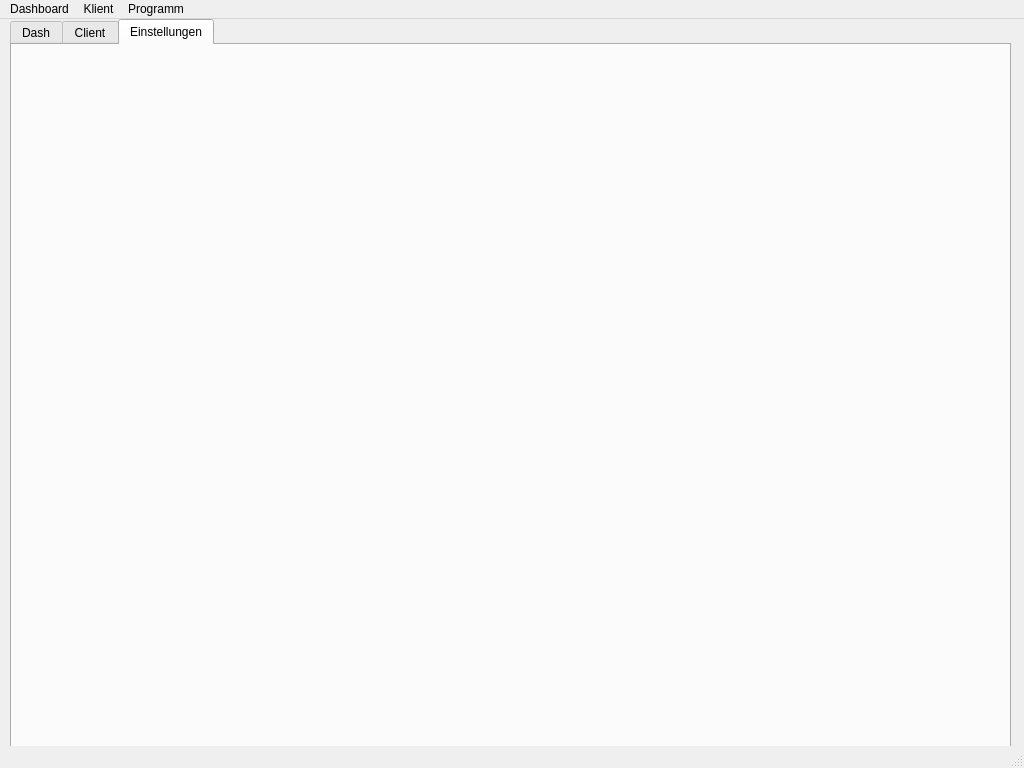
<?xml version="1.0" encoding="UTF-8"?>
<ui version="4.0">
 <class>MainWindow</class>
 <widget class="QMainWindow" name="MainWindow">
  <property name="geometry">
   <rect>
    <x>0</x>
    <y>0</y>
    <width>1024</width>
    <height>768</height>
   </rect>
  </property>
  <property name="minimumSize">
   <size>
    <width>1024</width>
    <height>768</height>
   </size>
  </property>
  <property name="windowTitle">
   <string>fameoucrazy</string>
  </property>
  <property name="toolTip">
   <string>fameoucrazy - a program to deal with your familys bureoucracy craziness</string>
  </property>
  <property name="iconSize">
   <size>
    <width>48</width>
    <height>48</height>
   </size>
  </property>
  <widget class="QWidget" name="centralwidget">
   <property name="toolTip">
    <string/>
   </property>
   <widget class="QTabWidget" name="central_tab">
    <property name="geometry">
     <rect>
      <x>10</x>
      <y>0</y>
      <width>1001</width>
      <height>871</height>
     </rect>
    </property>
    <property name="currentIndex">
     <number>2</number>
    </property>
    <widget class="QWidget" name="dasboard_tab">
     <attribute name="title">
      <string>Dash</string>
     </attribute>
    </widget>
    <widget class="QWidget" name="client_tab">
     <attribute name="title">
      <string>Client</string>
     </attribute>
    </widget>
    <widget class="QWidget" name="settings_tab">
     <attribute name="title">
      <string>Einstellungen</string>
     </attribute>
    </widget>
   </widget>
  </widget>
  <widget class="QStatusBar" name="statusbar"/>
  <widget class="QMenuBar" name="menubar">
   <property name="geometry">
    <rect>
     <x>0</x>
     <y>0</y>
     <width>1024</width>
     <height>24</height>
    </rect>
   </property>
   <widget class="QMenu" name="menuDashboard">
    <property name="title">
     <string>Dashboard</string>
    </property>
    <addaction name="actionStartseite"/>
   </widget>
   <widget class="QMenu" name="menuKlient">
    <property name="title">
     <string>Klient</string>
    </property>
    <addaction name="actionDaten"/>
    <addaction name="actionBetreuungsumfang"/>
    <addaction name="actionBeziehungen"/>
    <addaction name="actionJournal"/>
    <addaction name="actionSchriftverkehr"/>
   </widget>
   <widget class="QMenu" name="menuProgramm">
    <property name="title">
     <string>Programm</string>
    </property>
    <addaction name="action_about"/>
    <addaction name="actionHilfe"/>
    <addaction name="actionUpdate"/>
    <addaction name="separator"/>
    <addaction name="actionExit"/>
    <addaction name="separator"/>
    <addaction name="actionGrundeinstellungen"/>
    <addaction name="actionDaten_Beziehungen"/>
   </widget>
   <addaction name="menuDashboard"/>
   <addaction name="menuKlient"/>
   <addaction name="menuProgramm"/>
  </widget>
  <action name="action_about">
   <property name="icon">
    <iconset theme="dialog-information"/>
   </property>
   <property name="text">
    <string>über</string>
   </property>
   <property name="toolTip">
    <string>über</string>
   </property>
   <property name="shortcut">
    <string>Ctrl+A</string>
   </property>
   <property name="menuRole">
    <enum>QAction::MenuRole::AboutRole</enum>
   </property>
  </action>
  <action name="actionHilfe">
   <property name="icon">
    <iconset theme="QIcon::ThemeIcon::HelpFaq"/>
   </property>
   <property name="text">
    <string>Hilfe</string>
   </property>
   <property name="shortcut">
    <string>Ctrl+H</string>
   </property>
   <property name="menuRole">
    <enum>QAction::MenuRole::ApplicationSpecificRole</enum>
   </property>
  </action>
  <action name="actionUpdate">
   <property name="icon">
    <iconset theme="QIcon::ThemeIcon::SoftwareUpdateAvailable"/>
   </property>
   <property name="text">
    <string>Update</string>
   </property>
  </action>
  <action name="actionExit">
   <property name="icon">
    <iconset theme="QIcon::ThemeIcon::ApplicationExit"/>
   </property>
   <property name="text">
    <string>Exit</string>
   </property>
   <property name="toolTip">
    <string>Programm beenden</string>
   </property>
   <property name="shortcut">
    <string>Ctrl+E</string>
   </property>
   <property name="menuRole">
    <enum>QAction::MenuRole::QuitRole</enum>
   </property>
  </action>
  <action name="actionDaten">
   <property name="text">
    <string>Daten</string>
   </property>
  </action>
  <action name="actionBetreuungsumfang">
   <property name="text">
    <string>Betreuungsumfang</string>
   </property>
  </action>
  <action name="actionBeziehungen">
   <property name="text">
    <string>Beziehungen</string>
   </property>
  </action>
  <action name="actionJournal">
   <property name="text">
    <string>Journal</string>
   </property>
  </action>
  <action name="actionSchriftverkehr">
   <property name="text">
    <string>Korrespundenz</string>
   </property>
  </action>
  <action name="actionGrundeinstellungen">
   <property name="text">
    <string>Grundeinstellungen</string>
   </property>
  </action>
  <action name="actionDaten_Beziehungen">
   <property name="text">
    <string>Daten &amp; Beziehungen</string>
   </property>
  </action>
  <action name="actionStartseite">
   <property name="text">
    <string>Startseite</string>
   </property>
  </action>
 </widget>
 <resources/>
 <connections/>
 <slots>
  <slot>about_clicked()</slot>
  <slot>help_clicked()</slot>
  <slot>upload_picture()</slot>
  <slot>on_theme_radio_changed()</slot>
 </slots>
</ui>
